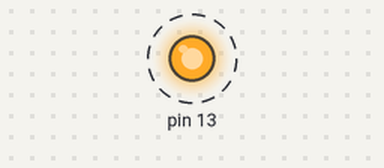
The sketch below on a simulated Arduino Uno, built with avr-gcc and run on an emulated ATmega328P. Parts: output pins drawn as LEDs (lit = HIGH). Dashed ring = blinking. What the sketch prints to the serial monitor is not drawn.

Above: at 0.05 s.
Timing chart, 0 to 3.0 s (numbered marks = the images above):
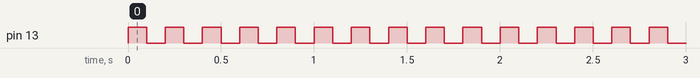

Measured:
- by itself, pin 13: alternates HIGH for 0.10 s and LOW for 0.10 s

The sketch:

IntegerBlink.ino
```cpp
/*
  Blink
  Turns on an LED on for one second, then off for one second, repeatedly.
  Increments an integer and prints to the serial port.

 */

// Integer counter to provide something to send to serial port
int counter = 0;


// the setup function runs once when you press reset or power the board
void setup() {
  // initialize digital pin 13 as an output.
  pinMode(13, OUTPUT);

  // enable serial communication
  Serial.begin(9600);

}

// the loop function runs over and over again forever
void loop() {
  digitalWrite(13, HIGH);   // turn the LED on (HIGH is the voltage level)
  delay(100);               // wait for half a second
  digitalWrite(13, LOW);    // turn the LED off by making the voltage LOW
  delay(100);               // wait for half a second
  counter++;
  Serial.print(counter);
  Serial.print("|");
}
```
